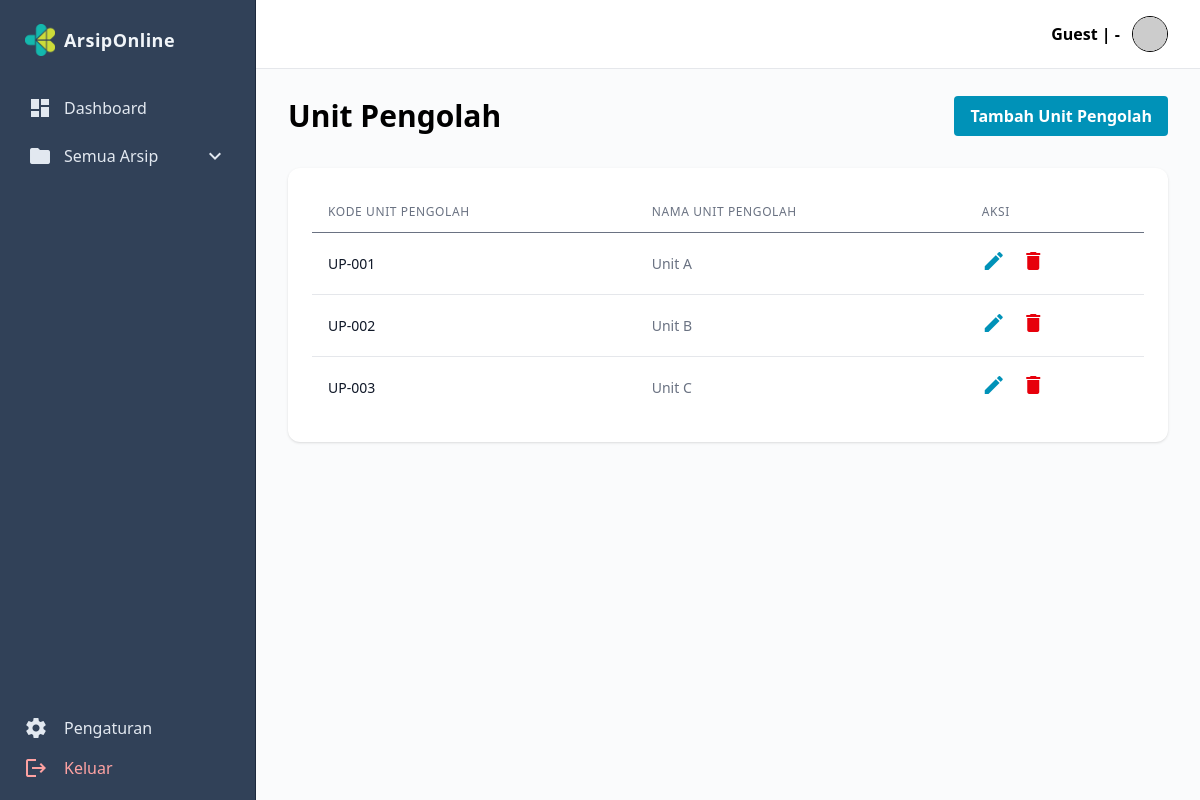
Page /admin/unit_pengolah.php on the committed database.
### tables this page shows
CREATE TABLE `unit_pengolah` (
  `id_unit` int(11) NOT NULL,
  `kode_unit` varchar(10) NOT NULL,
  `nama_unit` varchar(150) NOT NULL,
  `created_at` datetime NOT NULL DEFAULT current_timestamp(),
  `updated_at` datetime DEFAULT NULL ON UPDATE current_timestamp()
);

### admin/unit_pengolah.php (the view, shortened to what this page needs)
<?php
include_once __DIR__ . '/../config/database.php';
$result = $conn->query("SELECT * FROM unit_pengolah ORDER BY kode_unit ASC");
$units = [];
if ($result && $result->num_rows > 0) {
    while ($row = $result->fetch_assoc()) {
        $units[] = $row;
    }
}
include __DIR__ . '/../layouts/master/header.php';
?>
<div class="min-h-screen bg-[#fafbfc] flex overflow-hidden">
    <div class="flex-1 flex flex-col ml-64">
        <?php include __DIR__ . '/../layouts/components/topbar.php'; ?>
        <main class="flex-1 p-8 space-y-8 mt-16 overflow-y-auto">
            <div class="flex justify-between items-center">
                <div class="font-bold text-3xl">Unit Pengolah</div>
                <button onclick="openModal('tambahUnitPengolahModal')" class="bg-cyan-600 hover:bg-cyan-700 text-white font-bold py-2 px-4 rounded">
                    Tambah Unit Pengolah
                </button>
            </div>
            <section class="bg-white rounded-xl shadow-sm p-6">
                <div class="overflow-x-auto">
                    <table class="min-w-full text-sm">
                        <thead>
                            <tr class="text-gray-500 border-b">
                                <th class="py-3 px-4 text-left font-medium text-xs uppercase tracking-wider">Kode Unit Pengolah</th>
                                <th class="py-3 px-4 text-left font-medium text-xs uppercase tracking-wider">Nama Unit Pengolah</th>
                                <th class="py-3 px-4 text-left font-medium text-xs uppercase tracking-wider">Aksi</th>
                            </tr>
                        </thead>
                        <tbody class="bg-white divide-y divide-gray-200">
                            <?php foreach ($units as $unit) : ?>
                            <tr class="hover:bg-gray-50">
                                <td class="py-4 px-4 whitespace-nowrap text-sm font-medium text-gray-900"><?= $unit['kode_unit'] ?></td>
                                <td class="py-4 px-4 whitespace-nowrap text-sm text-gray-500"><?= $unit['nama_unit'] ?></td>
                                <td class="py-4 px-4 whitespace-nowrap text-sm font-medium">
                                    <button
                                        class="text-cyan-600 hover:text-cyan-900 mr-3 btnEdit"
                                        data-id="<?= $unit['id_unit'] ?>"
                                        data-kode="<?= $unit['kode_unit'] ?>"
                                        data-nama="<?= $unit['nama_unit'] ?>">
                                        <span class="material-icons text-base">edit</span>
                                    </button>
                                    <button
                                        class="text-red-600 hover:text-red-900 btnDelete"
                                        data-id="<?= $unit['id_unit'] ?>">
                                        <span class="material-icons text-base">delete</span>
                                    </button>
                                </td>
                            </tr>
                            <?php endforeach; ?>
                        </tbody>
                    </table>
                </div>
            </section>
        </main>
    </div>
</div>
<?php
include __DIR__ . '/../layouts/master/footer.php';
?>

### rows in the picture
unit_pengolah: kode_unit "UP-001", nama_unit "Unit A"
unit_pengolah: kode_unit "UP-002", nama_unit "Unit B"
unit_pengolah: kode_unit "UP-003", nama_unit "Unit C"

### other values in the picture
$displayName "Guest"
$unitName ?: '-' "-"
